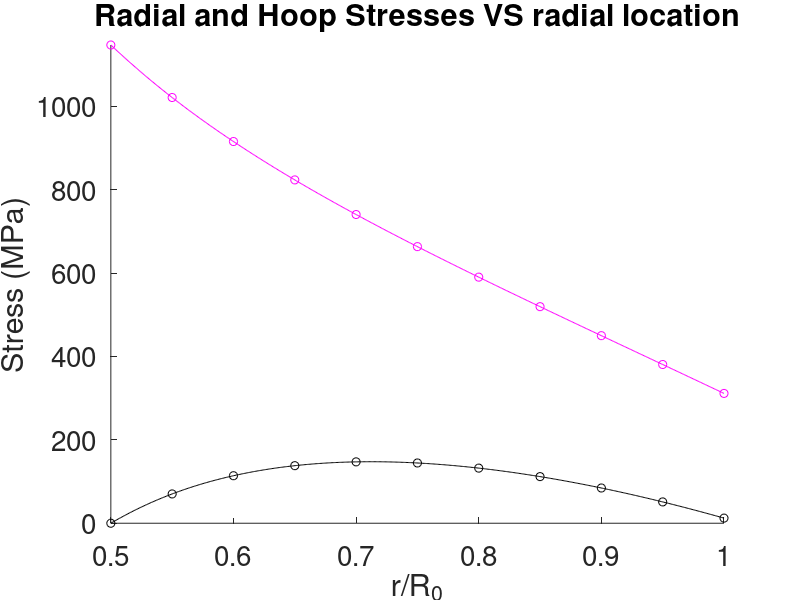

This figure's MATLAB source:
clc
cla
clear
% Define Variables.........
rev = 431.39; % rev/s
N = 43; % Number of blades
r_blade = 22/1000; % m, blade length
R_0 = 0.2; % m, outer diameter of disc 
R_i = 0.1; % m, inner diamter of disc 
h = 5/1000; % m, blade thickness
width = 22/1000; %m, blade width
rho = 4595; % kg/m3, density of high strength nickel-chromium alloy
nu = 0.3; % Poisson ratio
%................

Omega = rev * 2*pi; %rad/s

m_blade = rho * h * r_blade * width; % kg, mass of individual blade
fprintf('Mass of one blade: %1.2f kg\n',m_blade);

F_rim = m_blade * Omega^2 * r_blade; % N, force exerted by each blade
fprintf('Force exerted by each blade on the disc: %1.0f kN\n', F_rim/1000);


i = 1:11;
r(i) = (0.2-0.1)/10 * (i-1) + 0.1;

% Radial stress in MPa......
sigma_r(i) = ((3+nu)/8 * rho * Omega^2 * (R_i^2 + R_0^2 - ...
    (R_i^2*R_0^2)./r.^2- r.^2) + ( N * F_rim * R_0)/(2*pi*h*(R_0^2-R_i^2)) ...
    *(1-(R_i./r).^2))/10^6;
%.........

% Hoop stress in MPa .......
sigma_theta(i) = ((3+nu)/8 * rho * Omega^2 * (R_i^2 + R_0^2 + ...
    (R_i^2*R_0^2)./r(i).^2 - r(i).^2) + N * F_rim * R_0/(2* pi * h * ...
    (R_0^2 - R_i^2)) * (1 + (R_i./r(1)).^2))/10^6;
%..........

r_ratio(i) = r(i)/R_0;

% Plotting tools........
r_ratio_fine = linspace(min(r_ratio),max(r_ratio),500);
hold on
plot(r_ratio,sigma_r,'ko')
plot(r_ratio_fine,spline(r_ratio,sigma_r,r_ratio_fine),'k')
plot(r_ratio,sigma_theta,'mo')
plot(r_ratio_fine,spline(r_ratio,sigma_theta,r_ratio_fine),'m')
xlabel('r/R_0'), ylabel('Stress (MPa)')
title('Radial and Hoop Stresses VS radial location')
xlim([min(r_ratio),max(r_ratio)])
ylim([0,max(sigma_theta)])
set(gca,'FontSize',20)
hold off

    
